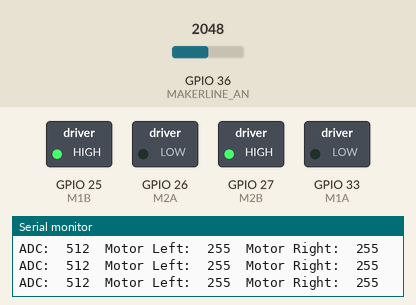
A sketch run on a simulated ESP32. On the bench: switched loads named in the sketch (green lamp = pin HIGH), the last lines printed to the serial monitor. The test bench sets the inputs (shaded band); at power-on: GPIO 36 (MAKERLINE_AN) = 2048 (analog values on the 0–4095 scale).

Above: at 3.2 s.
3.3 s: GPIO 36 (MAKERLINE_AN) set to 2106
At 4.0 s:
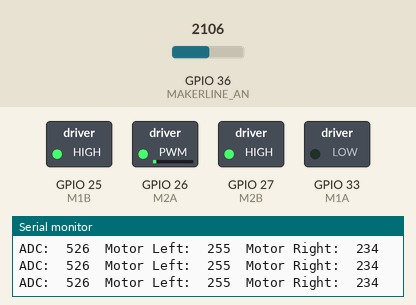
4.8 s: GPIO 36 (MAKERLINE_AN) set to 2047
At 5.5 s:
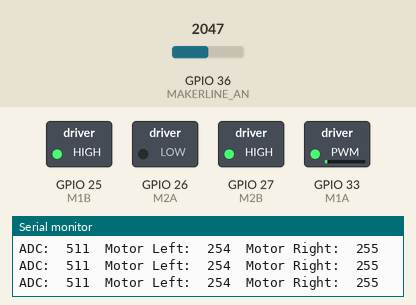
6.3 s: GPIO 36 (MAKERLINE_AN) set to 1228
At 7.4 s:
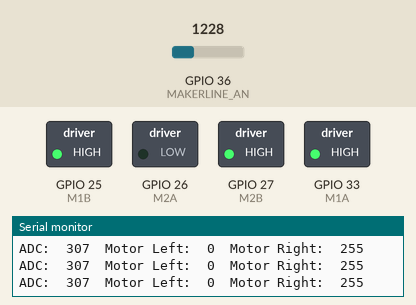
7.8 s: GPIO 36 (MAKERLINE_AN) set to 2866
At 8.5 s:
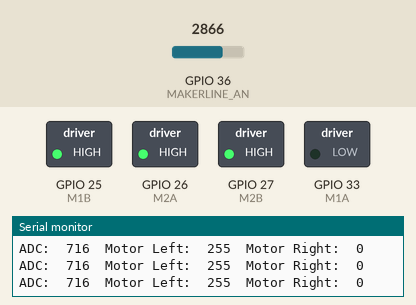
9.3 s: GPIO 36 (MAKERLINE_AN) set to 3837
10.8 s: GPIO 36 (MAKERLINE_AN) set to 3961
At 11.8 s:
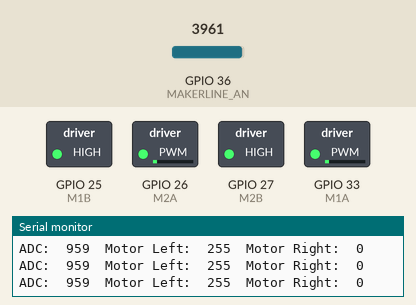
Timing chart, 0 to 13.3 s (numbered marks = the images above; inputs shaded):
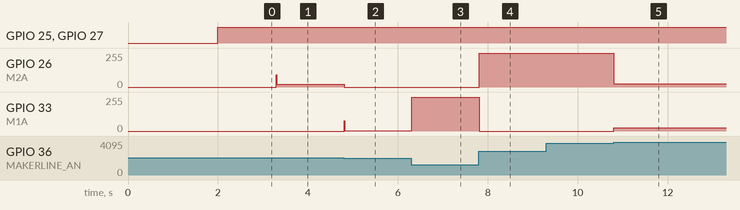

The sketch:

line_follower_test_no_STM32_bridge.ino
```cpp
#define MAKERLINE_AN  A0

#define M1A 33
#define M1B 25
#define M2A 26
#define M2B 27

#define PWM_FREQUENCY   1000
#define PWM_RESOLUTION  8
#define M1A_PWM_CHANNEL 0
#define M1B_PWM_CHANNEL 1
#define M2A_PWM_CHANNEL 2
#define M2B_PWM_CHANNEL 3

#define MAX_SPEED 255

int adcMakerLine = 0;
int adcSetPoint = 0;
int proportional = 0;
int lastProportional = 0;
int derivative = 0;
int powerDifference = 0;
int motorLeft = 0;
int motorRight = 0;
unsigned long currentMillis = 0;
unsigned long previousMillis = 0;
const int interval = 10;

void setup()
{
  pinMode(MAKERLINE_AN, INPUT);
  analogReadResolution(10);

  ledcSetup(M1A_PWM_CHANNEL, PWM_FREQUENCY, PWM_RESOLUTION);
  ledcSetup(M1B_PWM_CHANNEL, PWM_FREQUENCY, PWM_RESOLUTION);
  ledcSetup(M2A_PWM_CHANNEL, PWM_FREQUENCY, PWM_RESOLUTION);
  ledcSetup(M2B_PWM_CHANNEL, PWM_FREQUENCY, PWM_RESOLUTION);

  ledcAttachPin(M1A, M1A_PWM_CHANNEL);
  ledcAttachPin(M1B, M1B_PWM_CHANNEL);
  ledcAttachPin(M2A, M2A_PWM_CHANNEL);
  ledcAttachPin(M2B, M2B_PWM_CHANNEL);

  Serial.begin(115200);
  Serial.println("ESP32 PD Line Following Robot with Maker Line");

  // Place robot at the center of line
  adcSetPoint = analogRead(MAKERLINE_AN);
  delay(2000);
}

void loop()
{
  currentMillis = millis();
  if (currentMillis - previousMillis > interval) {
    previousMillis = currentMillis;

    adcMakerLine = analogRead(MAKERLINE_AN);

    if (adcMakerLine < 51) { // Out of line
      robotMove(0, 0);
    }
    else if (adcMakerLine > 972) { // Detects cross line
      robotMove(MAX_SPEED-25, MAX_SPEED-25);
    }
    else {
      proportional = adcMakerLine - adcSetPoint;
      derivative = proportional - lastProportional;
      lastProportional = proportional;

      powerDifference = (proportional * 1.5) + (derivative * 5);

      if (powerDifference > MAX_SPEED) {
        powerDifference = MAX_SPEED;
      }
      if (powerDifference < -MAX_SPEED) {
        powerDifference = -MAX_SPEED;
      }

      if (powerDifference < 0) {
        motorLeft = MAX_SPEED + powerDifference;
        motorRight = MAX_SPEED;
      }
      else {
        motorLeft = MAX_SPEED;
        motorRight = MAX_SPEED - powerDifference;
      }

      robotMove(motorLeft, motorRight);

      Serial.print("ADC:\t");
      Serial.print(adcMakerLine);
      Serial.print("\tMotor Left:\t");
      Serial.print(motorLeft);
      Serial.print("\tMotor Right:\t");
      Serial.println(motorRight);
    }
  }
}

void robotMove(int speedLeft, int speedRight)
{
  speedLeft = constrain(speedLeft, -255, 255);
  speedRight = constrain(speedRight, -255, 255);

  if (speedLeft > 0) {
    int speedL = map(speedLeft, 0, 255, 255, 0);
    ledcWrite(M1A_PWM_CHANNEL, speedL);
    ledcWrite(M1B_PWM_CHANNEL, 255);
  }
  else {
    int speedL = map(speedLeft, -255, 0, 0, 255);
    ledcWrite(M1A_PWM_CHANNEL, 255);
    ledcWrite(M1B_PWM_CHANNEL, speedL);
  }

  if (speedRight > 0) {
    int speedR = map(speedRight, 0, 255, 255, 0);
    ledcWrite(M2A_PWM_CHANNEL, speedR);
    ledcWrite(M2B_PWM_CHANNEL, 255);
  }
  else {
    int speedR = map(speedRight, -255, 0, 0, 255);
    ledcWrite(M2A_PWM_CHANNEL, 255);
    ledcWrite(M2B_PWM_CHANNEL, speedR);
  }
}
```

Measured:
- the behaviour switches between 3891 and 3892 on GPIO 36 (MAKERLINE_AN) (found by bisection; images 4 and 5)
- after the input at 3.3 s, GPIO 26 (M2A): 0/255 → 21/255 at once
- after the input at 4.8 s, GPIO 26 (M2A): 21/255 → 0/255 at once; GPIO 33 (M1A): 0/255 → 1/255 at once
- after the input at 6.3 s, GPIO 33 (M1A): 1/255 → 255/255 at once
- after the input at 7.8 s, GPIO 26 (M2A): 0/255 → 255/255 at once; GPIO 33 (M1A): 255/255 → 0/255 at once
- after the input at 10.8 s, GPIO 26 (M2A): 255/255 → 25/255 at once; GPIO 33 (M1A): 0/255 → 25/255 at once
